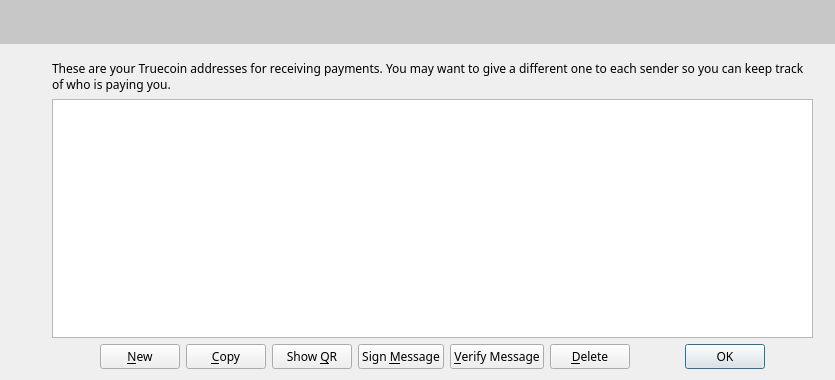
<?xml version="1.0" encoding="UTF-8"?>
<ui version="4.0">
 <class>AddressBookPage</class>
 <widget class="QWidget" name="AddressBookPage">
  <property name="geometry">
   <rect>
    <x>0</x>
    <y>0</y>
    <width>835</width>
    <height>380</height>
   </rect>
  </property>
  <property name="windowTitle">
   <string>Address Book</string>
  </property>
  <property name="styleSheet">
   <string notr="true">font-family:Proxima Nova Rg;</string>
  </property>
  <layout class="QVBoxLayout" name="verticalLayout">
   <property name="leftMargin">
    <number>0</number>
   </property>
   <property name="topMargin">
    <number>0</number>
   </property>
   <property name="rightMargin">
    <number>0</number>
   </property>
   <item>
    <widget class="QFrame" name="greyFrame">
     <property name="minimumSize">
      <size>
       <width>0</width>
       <height>44</height>
      </size>
     </property>
     <property name="maximumSize">
      <size>
       <width>99999</width>
       <height>99999</height>
      </size>
     </property>
     <property name="styleSheet">
      <string notr="true">background:#c7c7c7;</string>
     </property>
     <layout class="QVBoxLayout" name="verticalLayout_9">
      <property name="spacing">
       <number>0</number>
      </property>
      <property name="leftMargin">
       <number>28</number>
      </property>
      <property name="topMargin">
       <number>14</number>
      </property>
      <property name="rightMargin">
       <number>0</number>
      </property>
      <property name="bottomMargin">
       <number>0</number>
      </property>
      <item>
       <widget class="QLabel" name="label">
        <property name="sizePolicy">
         <sizepolicy hsizetype="Expanding" vsizetype="Preferred">
          <horstretch>0</horstretch>
          <verstretch>0</verstretch>
         </sizepolicy>
        </property>
        <property name="text">
         <string>&lt;html&gt;&lt;head/&gt;&lt;body&gt;&lt;p&gt;&lt;img src=&quot;:/icons/res/icons/addt.png&quot;/&gt;&lt;/p&gt;&lt;/body&gt;&lt;/html&gt;</string>
        </property>
        <property name="alignment">
         <set>Qt::AlignCenter</set>
        </property>
       </widget>
      </item>
     </layout>
    </widget>
   </item>
   <item>
    <layout class="QVBoxLayout" name="verticalLayout_2">
     <property name="leftMargin">
      <number>52</number>
     </property>
     <property name="topMargin">
      <number>10</number>
     </property>
     <property name="rightMargin">
      <number>22</number>
     </property>
     <item>
      <widget class="QLabel" name="labelExplanation">
       <property name="text">
        <string>These are your Truecoin addresses for receiving payments. You may want to give a different one to each sender so you can keep track of who is paying you.</string>
       </property>
       <property name="textFormat">
        <enum>Qt::PlainText</enum>
       </property>
       <property name="wordWrap">
        <bool>true</bool>
       </property>
      </widget>
     </item>
     <item>
      <widget class="QTableView" name="tableView">
       <property name="contextMenuPolicy">
        <enum>Qt::CustomContextMenu</enum>
       </property>
       <property name="toolTip">
        <string>Double-click to edit address or label</string>
       </property>
       <property name="tabKeyNavigation">
        <bool>false</bool>
       </property>
       <property name="alternatingRowColors">
        <bool>true</bool>
       </property>
       <property name="selectionMode">
        <enum>QAbstractItemView::SingleSelection</enum>
       </property>
       <property name="selectionBehavior">
        <enum>QAbstractItemView::SelectRows</enum>
       </property>
       <property name="sortingEnabled">
        <bool>true</bool>
       </property>
       <attribute name="verticalHeaderVisible">
        <bool>false</bool>
       </attribute>
      </widget>
     </item>
     <item>
      <layout class="QHBoxLayout" name="horizontalLayout">
       <item>
        <spacer name="horizontalSpacer_2">
         <property name="orientation">
          <enum>Qt::Horizontal</enum>
         </property>
         <property name="sizeHint" stdset="0">
          <size>
           <width>40</width>
           <height>20</height>
          </size>
         </property>
        </spacer>
       </item>
       <item>
        <widget class="QPushButton" name="newAddressButton">
         <property name="toolTip">
          <string>Create a new address</string>
         </property>
         <property name="text">
          <string>&amp;New</string>
         </property>
         <property name="icon">
          <iconset resource="../bitcoin.qrc">
           <normaloff>:/icons/add</normaloff>:/icons/add</iconset>
         </property>
        </widget>
       </item>
       <item>
        <widget class="QPushButton" name="copyToClipboard">
         <property name="toolTip">
          <string>Copy the currently selected address to the system clipboard</string>
         </property>
         <property name="text">
          <string>&amp;Copy</string>
         </property>
         <property name="icon">
          <iconset resource="../bitcoin.qrc">
           <normaloff>:/icons/editcopy</normaloff>:/icons/editcopy</iconset>
         </property>
        </widget>
       </item>
       <item>
        <widget class="QPushButton" name="showQRCode">
         <property name="text">
          <string>Show &amp;QR</string>
         </property>
         <property name="icon">
          <iconset resource="../bitcoin.qrc">
           <normaloff>:/icons/qrcode</normaloff>:/icons/qrcode</iconset>
         </property>
        </widget>
       </item>
       <item>
        <widget class="QPushButton" name="signMessage">
         <property name="toolTip">
          <string>Sign a message to prove you own a Truecoin address</string>
         </property>
         <property name="text">
          <string>Sign &amp;Message</string>
         </property>
         <property name="icon">
          <iconset resource="../bitcoin.qrc">
           <normaloff>:/icons/edit</normaloff>:/icons/edit</iconset>
         </property>
        </widget>
       </item>
       <item>
        <widget class="QPushButton" name="verifyMessage">
         <property name="toolTip">
          <string>Verify a message to ensure it was signed with a specified Truecoin address</string>
         </property>
         <property name="text">
          <string>&amp;Verify Message</string>
         </property>
         <property name="icon">
          <iconset resource="../bitcoin.qrc">
           <normaloff>:/icons/transaction_0</normaloff>:/icons/transaction_0</iconset>
         </property>
        </widget>
       </item>
       <item>
        <widget class="QPushButton" name="deleteButton">
         <property name="toolTip">
          <string>Delete the currently selected address from the list</string>
         </property>
         <property name="text">
          <string>&amp;Delete</string>
         </property>
         <property name="icon">
          <iconset resource="../bitcoin.qrc">
           <normaloff>:/icons/remove</normaloff>:/icons/remove</iconset>
         </property>
        </widget>
       </item>
       <item>
        <spacer name="horizontalSpacer">
         <property name="orientation">
          <enum>Qt::Horizontal</enum>
         </property>
         <property name="sizeHint" stdset="0">
          <size>
           <width>40</width>
           <height>20</height>
          </size>
         </property>
        </spacer>
       </item>
       <item>
        <widget class="QDialogButtonBox" name="buttonBox">
         <property name="sizePolicy">
          <sizepolicy hsizetype="Maximum" vsizetype="Fixed">
           <horstretch>0</horstretch>
           <verstretch>0</verstretch>
          </sizepolicy>
         </property>
         <property name="standardButtons">
          <set>QDialogButtonBox::Ok</set>
         </property>
        </widget>
       </item>
       <item>
        <spacer name="horizontalSpacer_3">
         <property name="orientation">
          <enum>Qt::Horizontal</enum>
         </property>
         <property name="sizeHint" stdset="0">
          <size>
           <width>40</width>
           <height>20</height>
          </size>
         </property>
        </spacer>
       </item>
      </layout>
     </item>
    </layout>
   </item>
  </layout>
 </widget>
 <resources>
  <include location="../bitcoin.qrc"/>
 </resources>
 <connections/>
</ui>
